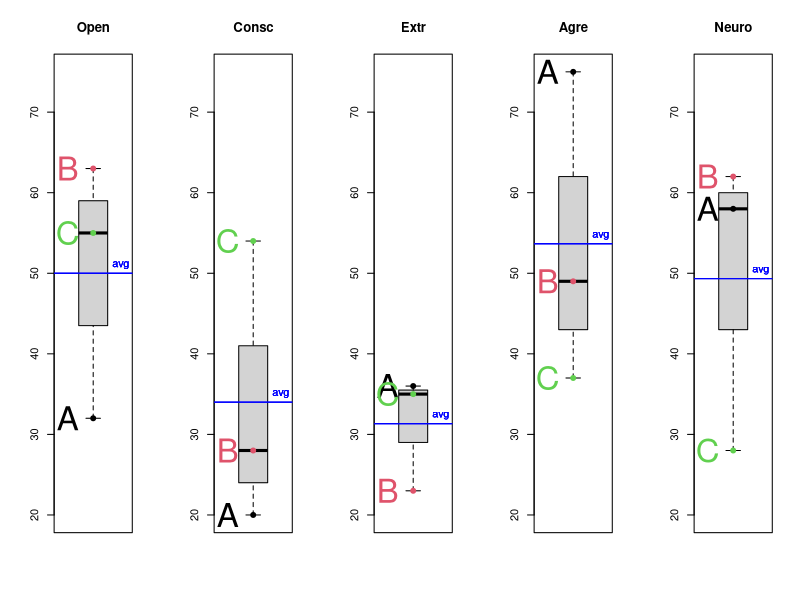

Recreate this plot in R.
A<-c(32,20,36,75,58)
B<-c(63,28,23,49,62)
C<-c(55,54,35,37,28)
trait<-rbind(A,B,C)
colnames(trait)<-c("Open","Consc","Extr","Agre","Neuro")
yrng<-c(min(trait),max(trait))

par(mfrow=c(1,5))

for (i in 1:5){boxplot(trait[,i],ylim=yrng,main=dimnames(trait)[[2]][i])
               for (j in 1:nrow(trait)){
                points(trait[j,i],col=j,pch=19)
                text(.65,trait[j,i],dimnames(trait)[[1]][j],cex=3,col=j)
                abline(h=mean(trait[,i]),col="blue")
                text(1.38,mean(trait[,i])+1, "avg", col= "blue")
                }
}
